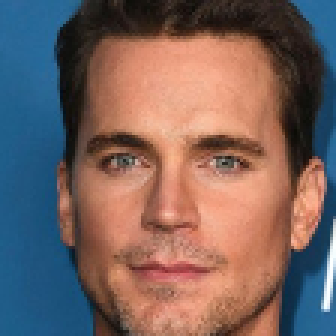
//> input picture extracted_pages_images/aligned_face_1-24.png, 112 x 112 px (shown 3 times larger)
$ ./vidDisplay extracted_pages_images/aligned_face_1-24.png   (built with g++ and OpenCV 4)
//> lines starting //> are read from the running program, lines starting //| are printed output that depends on the picture; after the words box and inside, x2 and y2 are one past the last pixel; in counts of white or black regions, pixels touching at a corner belong together
### faceDetect/faceDetect.h
/*
  Bruce A. Maxwell
  Spring 2024
  CS 5330 Computer Vision

  Include file for faceDetect.cpp, face detection and drawing functions
*/
#ifndef FACEDETECT_H
#define FACEDETECT_H

// put the path to the haar cascade file here
#define FACE_CASCADE_FILE "faceDetect/haarcascade_frontalface_alt2.xml"

// prototypes
int detectFaces( cv::Mat &grey, std::vector<cv::Rect> &faces );
int drawBoxes( cv::Mat &frame, std::vector<cv::Rect> &faces, int minWidth = 50, float scale = 1.0  );

#endif

### filter.h
#ifndef FILTER_H
#define FILTER_H

#include <opencv2/opencv.hpp>
#include <vector>

int greyscale(cv::Mat &src, cv::Mat &dst);
int grayscale(cv::Mat &src, cv::Mat &dst);
int sepia(cv::Mat &src, cv::Mat &dst);
int blur5x5_1(cv::Mat &src, cv::Mat &dst);
int blur5x5_2(cv::Mat &src, cv::Mat &dst);
int sobelX3x3(cv::Mat &src, cv::Mat &dst);
int sobelY3x3(cv::Mat &src, cv::Mat &dst);
int magnitude(cv::Mat &sx, cv::Mat &sy, cv::Mat &dst);
int blurQuantize(cv::Mat &src, cv::Mat &dst, int levels);

int negative(cv::Mat &src, cv::Mat &dst);
int emboss(cv::Mat &src, cv::Mat &dst);
int cartoon(cv::Mat &src, cv::Mat &dst, int levels = 15, int edgeThreshold = 55);
int faceColorPop(cv::Mat &src, cv::Mat &dst, std::vector<cv::Rect> &faces);
int depthFog(cv::Mat &src, cv::Mat &depth, cv::Mat &dst);

#endif

### faceDetect/faceDetect.cpp
/*
  Bruce A. Maxwell
  Spring 2024
  CS 5330 Computer Vision

  Functions for finding faces and drawing boxes around them

  The path to the Haar cascade file is define in faceDetect.h
*/
#include <cmath>
#include <cstdio>
#include <cstdlib>
#include <opencv2/opencv.hpp>
#include "faceDetect.h"


/*
  Arguments:
  cv::Mat grey  - a greyscale source image in which to detect faces
  std::vector<cv::Rect> &faces - a standard vector of cv::Rect rectangles indicating where faces were found
     if the length of the vector is zero, no faces were found
 */
int detectFaces( cv::Mat &grey, std::vector<cv::Rect> &faces ) {
  // a static variable to hold a half-size image
  static cv::Mat half;

  // a static variable to hold the classifier
  static cv::CascadeClassifier face_cascade;

  // the path to the haar cascade file
  static cv::String face_cascade_file(FACE_CASCADE_FILE);

  if( face_cascade.empty() ) {
    if( !face_cascade.load( face_cascade_file ) &&
        !face_cascade.load( "../faceDetect/haarcascade_frontalface_alt2.xml" ) &&
        !face_cascade.load( "./haarcascade_frontalface_alt2.xml" ) ) {
      printf("Unable to load face cascade file\n");
      printf("Terminating\n");
      exit(-1);
    }
  }

  // clear the vector of faces
  faces.clear();

  // cut the image size in half to reduce processing time
  cv::resize( grey, half, cv::Size(grey.cols/2, grey.rows/2) );

  // equalize the image
  cv::equalizeHist( half, half );

  // apply the Haar cascade detector
  face_cascade.detectMultiScale( half, faces );

  // adjust the rectangle sizes back to the full size image
  for(int i=0;i<faces.size();i++) {
    faces[i].x *= 2;
    faces[i].y *= 2;
    faces[i].width *= 2;
    faces[i].height *= 2;
  }

  return(0);
}

/* Draws rectangles into frame given a vector of rectangles

   Arguments:
   cv::Mat &frame - image in which to draw the rectangles
   std::vector<cv::Rect> &faces - standard vector of cv::Rect rectangles
   int minSize - ignore rectangles with a width small than this argument
   float scale - scale the rectangle values by this factor (in case frame is different than the source image)
 */
int drawBoxes( cv::Mat &frame, std::vector<cv::Rect> &faces, int minWidth, float scale  ) {
  // The color to draw, you can change it here (B, G, R)
  cv::Scalar wcolor(170, 120, 110);

  for(int i=0;i<faces.size();i++) {
    if( faces[i].width > minWidth ) {
      cv::Rect face( faces[i] );
      face.x *= scale;
      face.y *= scale;
      face.width *= scale;
      face.height *= scale;
      cv::rectangle( frame, face, wcolor, 3 );
    }
  }

  return(0);
}

### filter.cpp
/*
Implemented filter functions such as grayscale, sepia, 5x5 blur, (X,Y)Sobel, gradient magnitude, blur, facedetect, Depth anything, fog, cartoon
*/

/* to compile and build this file run this cmd: g++ -std=c++17 vidDisplay.cpp filter.cpp faceDetect/faceDetect.cpp \
-I. -Ida2-code \
-o vidTest \
`pkg-config --cflags --libs opencv4 libonnxruntime`*/

/*To run in batch mode for an image run ./vidTest <path to image>*/


#include "filter.h"

#include <algorithm>
#include <cmath>

static unsigned char clampToUchar(int value) {
    return static_cast<unsigned char>(std::max(0, std::min(255, value)));
}

int greyscale(cv::Mat &src, cv::Mat &dst) {
    if (src.empty()) {
        return -1;
    }

    dst.create(src.size(), CV_8UC3);

    for (int i = 0; i < src.rows; i++) {
        const cv::Vec3b *srcRow = src.ptr<cv::Vec3b>(i);
        cv::Vec3b *dstRow = dst.ptr<cv::Vec3b>(i);
        for (int j = 0; j < src.cols; j++) {
            int blue = srcRow[j][0];
            int green = srcRow[j][1];
            int red = srcRow[j][2];
            int value = clampToUchar(255 - red + (green - blue) / 3);
            dstRow[j] = cv::Vec3b(value, value, value);
        }
    }

    return 0;
}

int grayscale(cv::Mat &src, cv::Mat &dst) {
    return greyscale(src, dst);
}

int sepia(cv::Mat &src, cv::Mat &dst) {
    if (src.empty()) {
        return -1;
    }

    dst.create(src.size(), CV_8UC3);
    double cx = (src.cols - 1) / 2.0;
    double cy = (src.rows - 1) / 2.0;
    double maxDist = std::sqrt(cx * cx + cy * cy);

    for (int i = 0; i < src.rows; i++) {
        const cv::Vec3b *srcRow = src.ptr<cv::Vec3b>(i);
        cv::Vec3b *dstRow = dst.ptr<cv::Vec3b>(i);
        for (int j = 0; j < src.cols; j++) {
            int b = srcRow[j][0];
            int g = srcRow[j][1];
            int r = srcRow[j][2];

            int newB = static_cast<int>(0.272 * r + 0.534 * g + 0.131 * b);
            int newG = static_cast<int>(0.349 * r + 0.686 * g + 0.168 * b);
            int newR = static_cast<int>(0.393 * r + 0.769 * g + 0.189 * b);

            double dx = j - cx;
            double dy = i - cy;
            double vignette = 1.0 - 0.75 * std::pow((std::sqrt(dx * dx + dy * dy) / maxDist), 2.0);
            //need to clamp as the newR and newG coefficient go above 1, or else give blue tint.
            dstRow[j][0] = clampToUchar(static_cast<int>(newB * vignette));
            dstRow[j][1] = clampToUchar(static_cast<int>(newG * vignette));
            dstRow[j][2] = clampToUchar(static_cast<int>(newR * vignette));
        }
    }

    return 0;
}

// [37 lines left out: function blur5x5_1, not called in this run]

int blur5x5_2(cv::Mat &src, cv::Mat &dst) {
    if (src.empty()) {
        return -1;
    }

    cv::Mat temp(src.size(), CV_16SC3);
    src.copyTo(dst);

    for (int i = 0; i < src.rows; i++) {
        const cv::Vec3b *srcRow = src.ptr<cv::Vec3b>(i);
        cv::Vec3s *tmpRow = temp.ptr<cv::Vec3s>(i);
        for (int j = 2; j < src.cols - 2; j++) {
            for (int c = 0; c < 3; c++) {
                tmpRow[j][c] = srcRow[j - 2][c] + 2 * srcRow[j - 1][c] +
                               4 * srcRow[j][c] + 2 * srcRow[j + 1][c] +
                               srcRow[j + 2][c];
            }
        }
    }

    for (int i = 2; i < src.rows - 2; i++) {
        cv::Vec3b *dstRow = dst.ptr<cv::Vec3b>(i);
        const cv::Vec3s *rowM2 = temp.ptr<cv::Vec3s>(i - 2);
        const cv::Vec3s *rowM1 = temp.ptr<cv::Vec3s>(i - 1);
        const cv::Vec3s *row = temp.ptr<cv::Vec3s>(i);
        const cv::Vec3s *rowP1 = temp.ptr<cv::Vec3s>(i + 1);
        const cv::Vec3s *rowP2 = temp.ptr<cv::Vec3s>(i + 2);
        for (int j = 2; j < src.cols - 2; j++) {
            for (int c = 0; c < 3; c++) {
                int value = rowM2[j][c] + 2 * rowM1[j][c] + 4 * row[j][c] +
                            2 * rowP1[j][c] + rowP2[j][c];
                dstRow[j][c] = clampToUchar(value / 100);
            }
        }
    }

    return 0;
}

int sobelX3x3(cv::Mat &src, cv::Mat &dst) {
    if (src.empty()) {
        return -1;
    }

    cv::Mat temp = cv::Mat::zeros(src.size(), CV_16SC3);
    dst = cv::Mat::zeros(src.size(), CV_16SC3);

    for (int i = 0; i < src.rows; i++) {
        const cv::Vec3b *srcRow = src.ptr<cv::Vec3b>(i);
        cv::Vec3s *tmpRow = temp.ptr<cv::Vec3s>(i);
        for (int j = 1; j < src.cols - 1; j++) {
            for (int c = 0; c < 3; c++) {
                tmpRow[j][c] = srcRow[j + 1][c] - srcRow[j - 1][c];
            }
        }
    }

    for (int i = 1; i < src.rows - 1; i++) {
        const cv::Vec3s *rowM1 = temp.ptr<cv::Vec3s>(i - 1);
        const cv::Vec3s *row = temp.ptr<cv::Vec3s>(i);
        const cv::Vec3s *rowP1 = temp.ptr<cv::Vec3s>(i + 1);
        cv::Vec3s *dstRow = dst.ptr<cv::Vec3s>(i);
        for (int j = 1; j < src.cols - 1; j++) {
            for (int c = 0; c < 3; c++) {
                dstRow[j][c] = rowM1[j][c] + 2 * row[j][c] + rowP1[j][c];
            }
        }
    }

    return 0;
}

int sobelY3x3(cv::Mat &src, cv::Mat &dst) {
    if (src.empty()) {
        return -1;
    }

    cv::Mat temp = cv::Mat::zeros(src.size(), CV_16SC3);
    dst = cv::Mat::zeros(src.size(), CV_16SC3);

    for (int i = 1; i < src.rows - 1; i++) {
        const cv::Vec3b *rowM1 = src.ptr<cv::Vec3b>(i - 1);
        const cv::Vec3b *rowP1 = src.ptr<cv::Vec3b>(i + 1);
        cv::Vec3s *tmpRow = temp.ptr<cv::Vec3s>(i);
        for (int j = 0; j < src.cols; j++) {
            for (int c = 0; c < 3; c++) {
                tmpRow[j][c] = rowM1[j][c] - rowP1[j][c];
            }
        }
    }

    for (int i = 1; i < src.rows - 1; i++) {
        const cv::Vec3s *tmpRow = temp.ptr<cv::Vec3s>(i);
        cv::Vec3s *dstRow = dst.ptr<cv::Vec3s>(i);
        for (int j = 1; j < src.cols - 1; j++) {
            for (int c = 0; c < 3; c++) {
                dstRow[j][c] = tmpRow[j - 1][c] + 2 * tmpRow[j][c] + tmpRow[j + 1][c];
            }
        }
    }

    return 0;
}

int magnitude(cv::Mat &sx, cv::Mat &sy, cv::Mat &dst) {
    if (sx.empty() || sy.empty() || sx.size() != sy.size()) {
        return -1;
    }

    dst.create(sx.size(), CV_8UC3);

    for (int i = 0; i < sx.rows; i++) {
        const cv::Vec3s *sxRow = sx.ptr<cv::Vec3s>(i);
        const cv::Vec3s *syRow = sy.ptr<cv::Vec3s>(i);
        cv::Vec3b *dstRow = dst.ptr<cv::Vec3b>(i);
        for (int j = 0; j < sx.cols; j++) {
            for (int c = 0; c < 3; c++) {
                int x = sxRow[j][c];
                int y = syRow[j][c];
                dstRow[j][c] = clampToUchar(static_cast<int>(std::sqrt(x * x + y * y)));
            }
        }
    }

    return 0;
}

int blurQuantize(cv::Mat &src, cv::Mat &dst, int levels) {
    if (src.empty() || levels < 2) {
        return -1;
    }

    cv::Mat blurred;
    blur5x5_2(src, blurred);
    dst.create(src.size(), CV_8UC3);

    int bucket = std::max(1, 255 / levels);
    for (int i = 0; i < blurred.rows; i++) {
        const cv::Vec3b *srcRow = blurred.ptr<cv::Vec3b>(i);
        cv::Vec3b *dstRow = dst.ptr<cv::Vec3b>(i);
        for (int j = 0; j < blurred.cols; j++) {
            for (int c = 0; c < 3; c++) {
                int xt = srcRow[j][c] / bucket;
                dstRow[j][c] = clampToUchar(xt * bucket);
            }
        }
    }

    return 0;
}

int negative(cv::Mat &src, cv::Mat &dst) {
    if (src.empty()) {
        return -1;
    }

    dst.create(src.size(), CV_8UC3);
    for (int i = 0; i < src.rows; i++) {
        const cv::Vec3b *srcRow = src.ptr<cv::Vec3b>(i);
        cv::Vec3b *dstRow = dst.ptr<cv::Vec3b>(i);
        for (int j = 0; j < src.cols; j++) {
            dstRow[j] = cv::Vec3b(255 - srcRow[j][0], 255 - srcRow[j][1], 255 - srcRow[j][2]);
        }
    }

    return 0;
}

int emboss(cv::Mat &src, cv::Mat &dst) {
    if (src.empty()) {
        return -1;
    }

    cv::Mat sx;
    cv::Mat sy;
    sobelX3x3(src, sx);
    sobelY3x3(src, sy);
    dst.create(src.size(), CV_8UC3);

    for (int i = 0; i < src.rows; i++) {
        const cv::Vec3s *sxRow = sx.ptr<cv::Vec3s>(i);
        const cv::Vec3s *syRow = sy.ptr<cv::Vec3s>(i);
        cv::Vec3b *dstRow = dst.ptr<cv::Vec3b>(i);
        for (int j = 0; j < src.cols; j++) {
            for (int c = 0; c < 3; c++) {
                int value = 128 + static_cast<int>(0.35 * sxRow[j][c] + 0.35 * syRow[j][c]);
                dstRow[j][c] = clampToUchar(value);
            }
        }
    }

    return 0;
}

int cartoon(cv::Mat &src, cv::Mat &dst, int levels, int edgeThreshold) {
    if (src.empty() || levels < 2) {
        return -1;
    }

    cv::Mat smooth;
    src.copyTo(smooth);

    for (int i = 0; i < 4; i++) {
        cv::Mat next;
        cv::bilateralFilter(smooth, next, 7, 45, 5);
        smooth = next;
    }

    cv::Mat gray;
    cv::Mat smallBlur;
    cv::Mat largeBlur;
    cv::Mat dog;
    cv::cvtColor(smooth, gray, cv::COLOR_BGR2GRAY);
    cv::GaussianBlur(gray, smallBlur, cv::Size(0, 0), 1.0);
    cv::GaussianBlur(gray, largeBlur, cv::Size(0, 0), 1.6);
    cv::subtract(smallBlur, largeBlur, dog, cv::noArray(), CV_16S);

    dst.create(src.size(), CV_8UC3);
    int bucket = std::max(1, 255 / levels);

    for (int i = 0; i < smooth.rows; i++) {
        const cv::Vec3b *smoothRow = smooth.ptr<cv::Vec3b>(i);
        const short *dogRow = dog.ptr<short>(i);
        cv::Vec3b *dstRow = dst.ptr<cv::Vec3b>(i);
        for (int j = 0; j < smooth.cols; j++) {
            int edgeStrength = std::abs(dogRow[j]);

            if (edgeStrength > edgeThreshold) {
                dstRow[j] = cv::Vec3b(0, 0, 0);
                continue;
            }

            for (int c = 0; c < 3; c++) {
                int x = smoothRow[j][c];
                int nearest = (x / bucket) * bucket;
                int next = std::min(255, nearest + bucket);
                double t = (x - nearest) / static_cast<double>(bucket);
                double softStep = 0.5 + 0.5 * std::tanh(6.0 * (t - 0.5));
                dstRow[j][c] = clampToUchar(static_cast<int>(nearest * (1.0 - softStep) + next * softStep));
            }
        }
    }

    return 0;
}

int faceColorPop(cv::Mat &src, cv::Mat &dst, std::vector<cv::Rect> &faces) {
    if (src.empty()) {
        return -1;
    }

    greyscale(src, dst);

    for (const cv::Rect &faceRect : faces) {
        cv::Rect bounded = faceRect & cv::Rect(0, 0, src.cols, src.rows);
        if (bounded.width <= 0 || bounded.height <= 0) {
            continue;
        }
        src(bounded).copyTo(dst(bounded));
    }

    return 0;
}

// [24 lines left out: function depthFog, not called in this run]

### vidDisplay.cpp
/*
Display Video and key mappings to show the filters
*/

#include <cstdio>
#include <exception>
#include <filesystem>
#include <memory>
#include <opencv2/opencv.hpp>
#include <string>
#include <vector>

#include "filter.h"
#include "faceDetect/faceDetect.h"
#include "DA2Network.hpp"

enum DisplayMode {
    ORIGINAL,
    OPENCV_GRAY,
    CUSTOM_GRAY,
    SEPIA,
    BLUR,
    SOBEL_X,
    SOBEL_Y,
    GRADIENT_MAGNITUDE,
    BLUR_QUANTIZE,
    NEGATIVE,
    EMBOSS,
    CARTOON,
    FACE_COLOR_POP,
    DEPTH_MAP,
    DEPTH_FOG
};

// [22 lines left out: function printHelp, not called in this run]

static std::string findDepthModelPath() {
    const char *paths[] = {
        "da2-code/model_fp16.onnx",
        "../da2-code/model_fp16.onnx",
        "model_fp16.onnx"
    };

    for (const char *path : paths) {
        if (std::filesystem::exists(path)) {
            return path;
        }
    }

    return "da2-code/model_fp16.onnx";
}

static void saveOutput(const char *filename, cv::Mat &image) {
    if (cv::imwrite(filename, image)) {
        printf("Saved %s\n", filename);
    } else {
        printf("Could not save %s\n", filename);
    }
}

static int saveAllFilters(cv::Mat &src) {
    if (src.empty()) {
        printf("Input image is empty\n");
        return -1;
    }

    cv::Mat output;
    cv::Mat gray;
    cv::Mat sx;
    cv::Mat sy;
    cv::Mat depth;
    std::vector<cv::Rect> faces;

    src.copyTo(output);
    saveOutput("original_filter.png", output);

    cv::cvtColor(src, gray, cv::COLOR_BGR2GRAY);
    cv::cvtColor(gray, output, cv::COLOR_GRAY2BGR);
    saveOutput("opencv_grayscale_filter.png", output);

    grayscale(src, output);
    saveOutput("grayscale_filter.png", output);

    sepia(src, output);
    saveOutput("sepia_filter.png", output);

    blur5x5_2(src, output);
    saveOutput("blur_filter.png", output);

    sobelX3x3(src, sx);
    cv::convertScaleAbs(sx, output);
    saveOutput("sobel_x_filter.png", output);

    sobelY3x3(src, sy);
    cv::convertScaleAbs(sy, output);
    saveOutput("sobel_y_filter.png", output);

    magnitude(sx, sy, output);
    saveOutput("gradient_magnitude_filter.png", output);

    blurQuantize(src, output, 10);
    saveOutput("blur_quantize_filter.png", output);

    negative(src, output);
    saveOutput("negative_filter.png", output);

    emboss(src, output);
    saveOutput("emboss_filter.png", output);

    cartoon(src, output, 12, 8);
    saveOutput("cartoon_filter.png", output);

    cv::cvtColor(src, gray, cv::COLOR_BGR2GRAY);
    detectFaces(gray, faces);

    src.copyTo(output);
    drawBoxes(output, faces);
    saveOutput("face_detection_filter.png", output);

    faceColorPop(src, output, faces);
    saveOutput("face_color_pop_filter.png", output);

    std::string depthModelPath = findDepthModelPath();
    if (std::filesystem::exists(depthModelPath)) {
        try {
            DA2Network daNet(depthModelPath.c_str());
            daNet.set_input(src, 0.4f);
            daNet.run_network(depth, src.size());
            cv::applyColorMap(depth, output, cv::COLORMAP_INFERNO);
            saveOutput("depth_map_filter.png", output);

            depthFog(src, depth, output);
            saveOutput("depth_fog_filter.png", output);
        } catch (const std::exception &e) {
            printf("Skipping depth filters: %s\n", e.what());
        }
    } else {
        printf("Skipping depth filters: model not found at %s\n", depthModelPath.c_str());
    }

    return 0;
}

int main(int argc, char *argv[]) {
    if (argc >= 2) {
        cv::Mat src = cv::imread(argv[1]);
//> src is the input picture: 112 rows x 112 cols, CV_8UC3; mean B, G, R 95.7, 99.1, 120.2
        if (src.empty()) {
            printf("Could not read image: %s\n", argv[1]);
            return -1;
        }
        printf("Saving all filters for %s\n", argv[1]);
//| Saving all filters for extracted_pages_images/aligned_face_1-24.png
        return saveAllFilters(src);
//> after the loop in sobelY3x3, `for (int i = 1; i < src.rows - 1; i++)`:
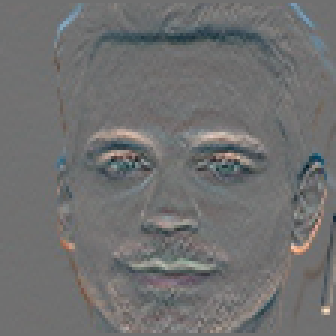
//> temp: 112 rows x 112 cols, CV_16SC3 (shown 3 times larger); mean B, G, R -0.4, -0.5, -0.9; drawn with min black and max white
//> after the loop in negative, `for (int i = 0; i < src.rows; i++)`:
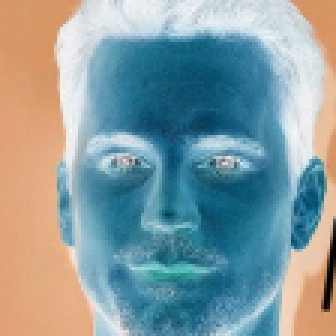
//> dst: 112 rows x 112 cols, CV_8UC3 (shown 3 times larger); mean B, G, R 159.3, 155.9, 134.8
//> after the loop in emboss, `for (int i = 0; i < src.rows; i++)`:
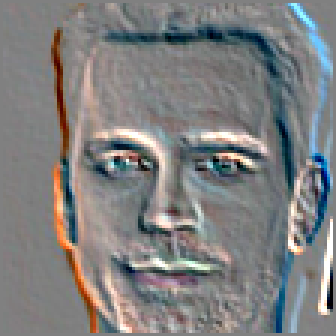
//> dst: 112 rows x 112 cols, CV_8UC3 (shown 3 times larger); mean B, G, R 127.7, 127.5, 127.4
//> in cartoon, `cv::GaussianBlur(gray, smallBlur, cv::Size(0, 0), 1.0);`:
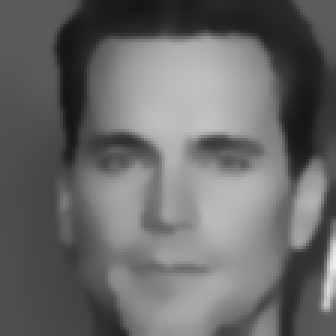
//> smallBlur: 112 rows x 112 cols, CV_8UC1 (shown 3 times larger); min 20, max 237, mean 105.3
//> in detectFaces, `cv::equalizeHist( half, half );`:
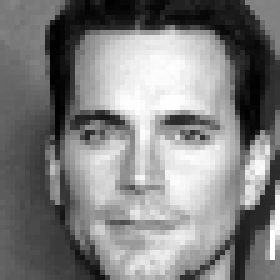
//> half: 56 rows x 56 cols, CV_8UC1 (shown 5 times larger); min 0, max 255, mean 128.3
//> in detectFaces, `face_cascade.detectMultiScale( half, faces );`: faces = 1 Rect (x, y, width, height): [8, 10, 42, 42]
//> the loop in detectFaces, `for(int i=0;i<faces.size();i++)` made 1 pass
//> in saveAllFilters, `detectFaces(gray, faces);`: faces = 1 Rect (x, y, width, height): [16, 20, 84, 84]
//> the loop in drawBoxes, `for(int i=0;i<faces.size();i++)` made 1 pass
//> after the loop in drawBoxes, `for(int i=0;i<faces.size();i++)`:
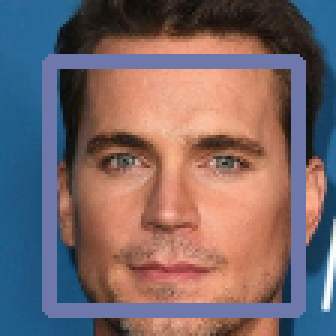
//> frame: 112 rows x 112 cols, CV_8UC3 (shown 3 times larger); 13.14% of pixels changed, all inside (x1, y1, x2, y2) = (14, 18, 102, 106)
//> the loop in faceColorPop, `for (const cv::Rect &faceRect : faces)` made 1 pass
//> after the loop in faceColorPop, `for (const cv::Rect &faceRect : faces)`:
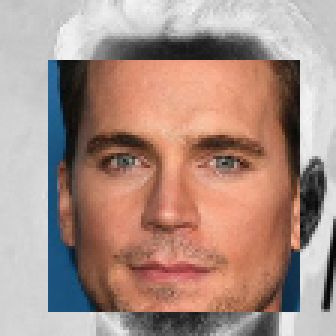
//> dst: 112 rows x 112 cols, CV_8UC3 (shown 3 times larger); mean B, G, R 132.9, 143, 170.6
//> (the program exits here)

$ run again, on extracted_pages_images/pasted-movie-26.png
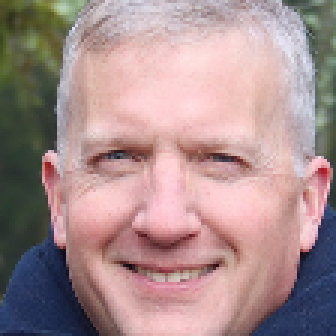
//> input picture extracted_pages_images/pasted-movie-26.png, 112 x 112 px (shown 3 times larger)
//> src is the input picture: 112 rows x 112 cols, CV_8UC3; mean B, G, R 142.8, 142.4, 168.4
//| Saving all filters for extracted_pages_images/pasted-movie-26.png
//> in detectFaces, `face_cascade.detectMultiScale( half, faces );`: faces = 1 Rect (x, y, width, height): [6, 9, 45, 45]
//> the loop in detectFaces, `for(int i=0;i<faces.size();i++)` made 1 pass
//> in saveAllFilters, `detectFaces(gray, faces);`: faces = 1 Rect (x, y, width, height): [12, 18, 90, 90]
//> the loop in drawBoxes, `for(int i=0;i<faces.size();i++)` made 1 pass
//> after the loop in drawBoxes, `for(int i=0;i<faces.size();i++)`:
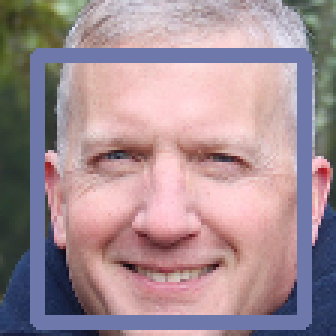
//> frame: 112 rows x 112 cols, CV_8UC3 (shown 3 times larger); 14.09% of pixels changed, all inside (x1, y1, x2, y2) = (10, 16, 104, 110)
//> the loop in faceColorPop, `for (const cv::Rect &faceRect : faces)` made 1 pass
//> after the loop in faceColorPop, `for (const cv::Rect &faceRect : faces)`:
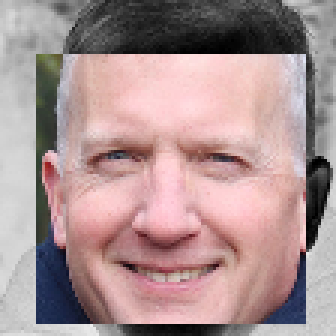
//> dst: 112 rows x 112 cols, CV_8UC3 (shown 3 times larger); mean B, G, R 146.3, 146, 170.5

$ run again, on extracted_pages_images/pasted-movie-27.png
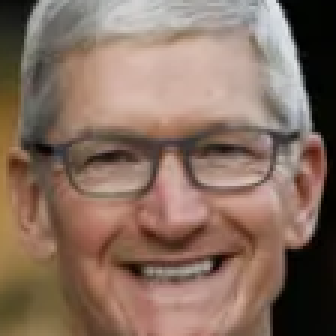
//> input picture extracted_pages_images/pasted-movie-27.png, 112 x 112 px (shown 3 times larger)
//> src is the input picture: 112 rows x 112 cols, CV_8UC3; mean B, G, R 96.4, 110.1, 134.3
//| Saving all filters for extracted_pages_images/pasted-movie-27.png
//> in detectFaces, `face_cascade.detectMultiScale( half, faces );`: faces = 1 Rect (x, y, width, height): [4, 8, 47, 47]
//> the loop in detectFaces, `for(int i=0;i<faces.size();i++)` made 1 pass
//> in saveAllFilters, `detectFaces(gray, faces);`: faces = 1 Rect (x, y, width, height): [8, 16, 94, 94]
//> the loop in drawBoxes, `for(int i=0;i<faces.size();i++)` made 1 pass
//> after the loop in drawBoxes, `for(int i=0;i<faces.size();i++)`:
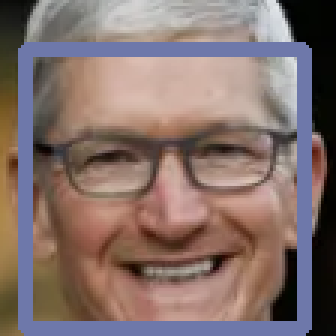
//> frame: 112 rows x 112 cols, CV_8UC3 (shown 3 times larger); 14.73% of pixels changed, all inside (x1, y1, x2, y2) = (6, 14, 104, 112)
//> the loop in faceColorPop, `for (const cv::Rect &faceRect : faces)` made 1 pass
//> after the loop in faceColorPop, `for (const cv::Rect &faceRect : faces)`:
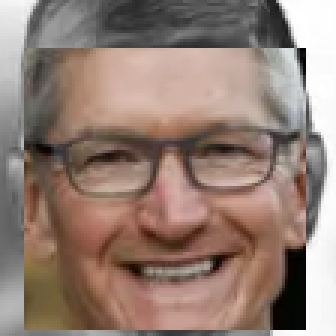
//> dst: 112 rows x 112 cols, CV_8UC3 (shown 3 times larger); mean B, G, R 117.1, 127.2, 148
